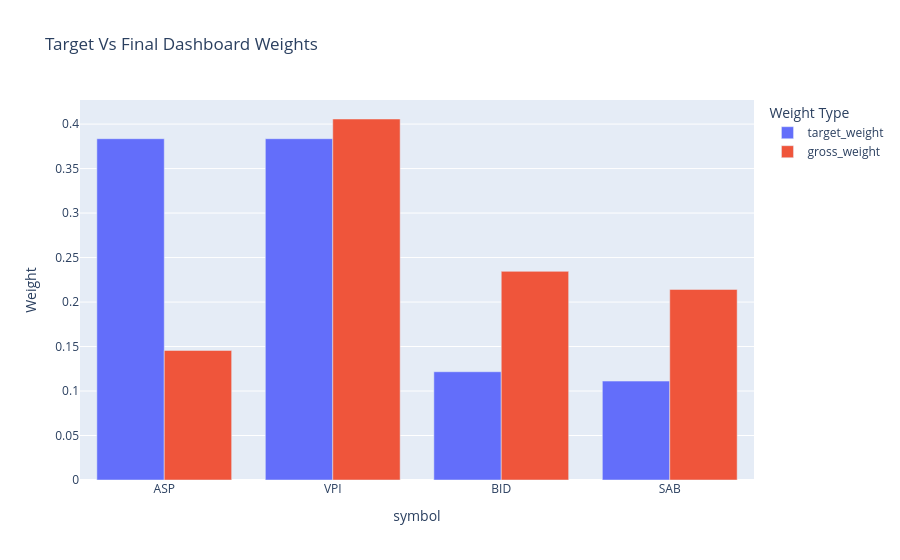
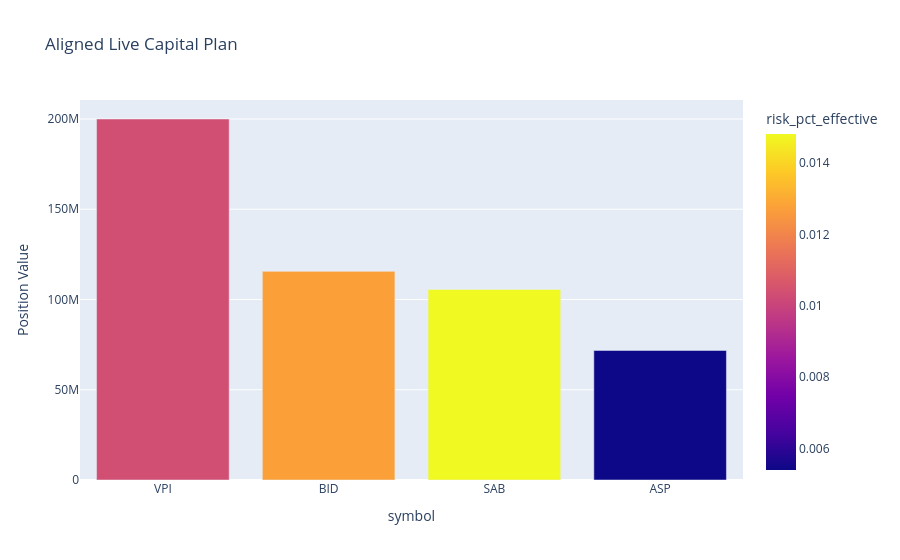
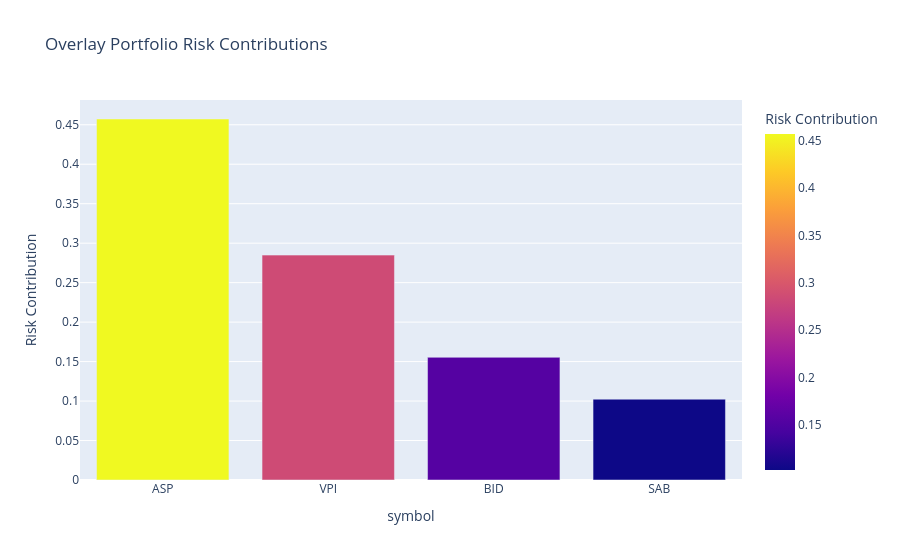

The code cell stored with these charts, in order, in its notebook:
### Code cell
# Cell: Visualize Weight Alignment And Capital Plan
display(weight_comparison_chart(aligned_plan, title="Target Vs Final Dashboard Weights"))
display(capital_plan_chart(aligned_plan, value_col="position_value", title="Aligned Live Capital Plan"))
risk_contributions = portfolio_risk_contributions(overlay_weights, cov_matrix.loc[overlay_weights.index, overlay_weights.index]) if len(overlay_weights) > 1 else overlay_weights.rename("risk_contribution")
risk_contribution_chart(risk_contributions, title="Overlay Portfolio Risk Contributions")

### Figure 1 — Plotly figure (JSON) as saved in the notebook; plotly's stock layout.template omitted (floating-point values rounded to 4 significant figures)
{"data": [{"alignmentgroup": "True", "hovertemplate": "Weight Type=target_weight<br>symbol=%{x}<br>Weight=%{y}<extra></extra>", "legendgroup": "target_weight", "marker": {"color": "#636efa", "pattern": {"shape": ""}}, "name": "target_weight", "offsetgroup": "target_weight", "orientation": "v", "showlegend": true, "textposition": "auto", "type": "bar", "x": ["ASP", "VPI", "BID", "SAB"], "xaxis": "x", "y": [0.3836, 0.3836, 0.1217, 0.1112], "yaxis": "y"}, {"alignmentgroup": "True", "hovertemplate": "Weight Type=gross_weight<br>symbol=%{x}<br>Weight=%{y}<extra></extra>", "legendgroup": "gross_weight", "marker": {"color": "#EF553B", "pattern": {"shape": ""}}, "name": "gross_weight", "offsetgroup": "gross_weight", "orientation": "v", "showlegend": true, "textposition": "auto", "type": "bar", "x": ["ASP", "VPI", "BID", "SAB"], "xaxis": "x", "y": [0.1456, 0.4057, 0.2345, 0.2142], "yaxis": "y"}], "layout": {"autosize": true, "barmode": "group", "legend": {"title": {"text": "Weight Type"}, "tracegroupgap": 0}, "title": {"text": "Target Vs Final Dashboard Weights"}, "xaxis": {"anchor": "y", "autorange": true, "domain": [0, 1], "range": [-0.5, 3.5], "title": {"text": "symbol"}, "type": "category"}, "yaxis": {"anchor": "x", "autorange": true, "domain": [0, 1], "range": [0, 0.4271], "title": {"text": "Weight"}, "type": "linear"}}}

### Figure 2 — Plotly figure (JSON) as saved in the notebook; plotly's stock layout.template omitted (floating-point values rounded to 4 significant figures)
{"data": [{"hovertemplate": "symbol=%{x}<br>Position Value=%{y}<br>risk_pct_effective=%{marker.color}<extra></extra>", "legendgroup": "", "marker": {"color": [0.01037, 0.01275, 0.01481, 0.005398], "coloraxis": "coloraxis", "pattern": {"shape": ""}}, "name": "", "orientation": "v", "showlegend": false, "textposition": "auto", "type": "bar", "x": ["VPI", "BID", "SAB", "ASP"], "xaxis": "x", "y": [200000000.0, 115600000.0, 105600000.0, 71780000.0], "yaxis": "y"}], "layout": {"autosize": true, "barmode": "relative", "coloraxis": {"colorbar": {"title": {"text": "risk_pct_effective"}}, "colorscale": [[0, "#0d0887"], [0.1111, "#46039f"], [0.2222, "#7201a8"], [0.3333, "#9c179e"], [0.4444, "#bd3786"], [0.5556, "#d8576b"], [0.6667, "#ed7953"], [0.7778, "#fb9f3a"], [0.8889, "#fdca26"], [1, "#f0f921"]]}, "legend": {"tracegroupgap": 0}, "title": {"text": "Aligned Live Capital Plan"}, "xaxis": {"anchor": "y", "autorange": true, "domain": [0, 1], "range": [-0.5, 3.5], "title": {"text": "symbol"}, "type": "category"}, "yaxis": {"anchor": "x", "autorange": true, "domain": [0, 1], "range": [0, 210500000.0], "title": {"text": "Position Value"}, "type": "linear"}}}

### Figure 3 — Plotly figure (JSON) as saved in the notebook; plotly's stock layout.template omitted (floating-point values rounded to 4 significant figures)
{"data": [{"hovertemplate": "symbol=%{x}<br>Risk Contribution=%{marker.color}<extra></extra>", "legendgroup": "", "marker": {"color": [0.4573, 0.2849, 0.1554, 0.1024], "coloraxis": "coloraxis", "pattern": {"shape": ""}}, "name": "", "orientation": "v", "showlegend": false, "textposition": "auto", "type": "bar", "x": ["ASP", "VPI", "BID", "SAB"], "xaxis": "x", "y": [0.4573, 0.2849, 0.1554, 0.1024], "yaxis": "y"}], "layout": {"autosize": true, "barmode": "relative", "coloraxis": {"colorbar": {"title": {"text": "Risk Contribution"}}, "colorscale": [[0, "#0d0887"], [0.1111, "#46039f"], [0.2222, "#7201a8"], [0.3333, "#9c179e"], [0.4444, "#bd3786"], [0.5556, "#d8576b"], [0.6667, "#ed7953"], [0.7778, "#fb9f3a"], [0.8889, "#fdca26"], [1, "#f0f921"]]}, "legend": {"tracegroupgap": 0}, "title": {"text": "Overlay Portfolio Risk Contributions"}, "xaxis": {"anchor": "y", "autorange": true, "domain": [0, 1], "range": [-0.5, 3.5], "title": {"text": "symbol"}, "type": "category"}, "yaxis": {"anchor": "x", "autorange": true, "domain": [0, 1], "range": [0, 0.4814], "title": {"text": "Risk Contribution"}, "type": "linear"}}}
